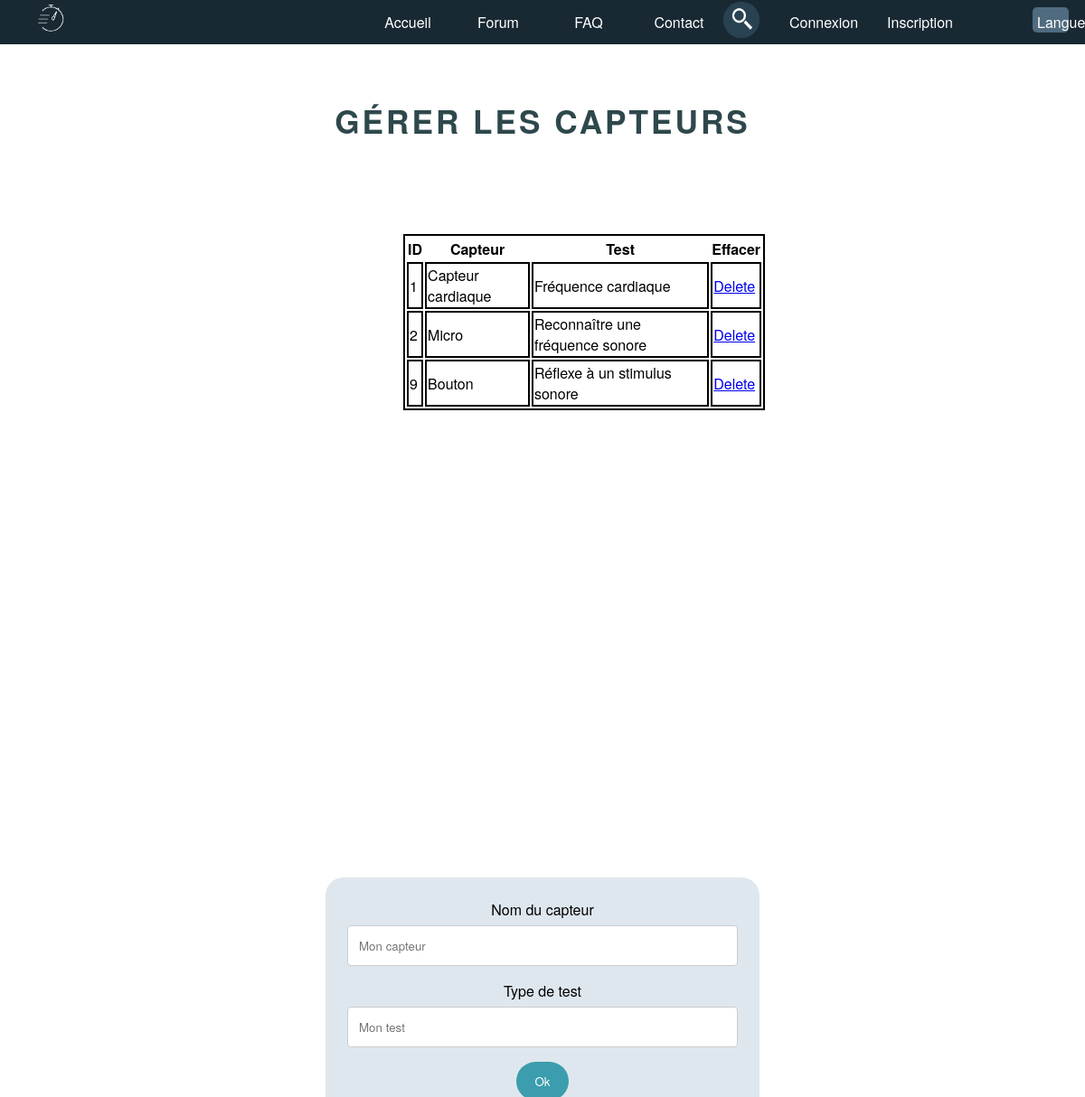
The page /filePHP/capteurs.php on the database its author committed.
### tables this page shows
CREATE TABLE `tests` (
  `idTest` int(11) NOT NULL,
  `capteur` varchar(45) NOT NULL,
  `test` varchar(100) NOT NULL
);

### filePHP/capteurs.php (the view, shortened to what this page needs)
<!DOCTYPE html>
<html >
    <?php include "includes/header.php" ?>
    <div class="capteur"><h1>Gérer les capteurs</h1></div>
    <body>
        <?php include "includes/menubar.php" ?>
        <?php include "includes/searchbar.php" ?>
    	<?php
        echo "<div class='tableauCapteur'>";
$servername = "localhost:3308";
$username = "root";
$password = "";
$dbname = "beyondsight";
$conn = new mysqli($servername, $username, $password, $dbname);
$sql = "SELECT idTest, capteur, test FROM tests";
$result = $conn->query($sql);
if ($result->num_rows > 0) {
    echo "<table><tr><th>ID</th><th>Capteur</th><th>Test</th><th>Effacer</th></tr>";
    while($row = $result->fetch_assoc()) {;
        echo "<tr><td>".$row["idTest"]."</td><td>".$row["capteur"]."</td><td>".$row["test"]."</td><td><a href=\"javascript:deltest(id=".$row["idTest"].")\">Delete</a></tr>";
    }
    echo "</table>";
} else {
    echo "0 results";
}
?>
</div>
                <div class = "formbis">
                    <form method = "post">
                        <label for="lname">Nom du capteur</label>
                        <input class="champ" type="text" name="capteur" id="capteur" placeholder="Mon capteur" required>
                        <label for="lname">Type de test</label>
                        <input class="champ" type="text" name="test" id="test" placeholder="Mon test" required>
                        <input type="submit" name="formsend" id="formsend" value="Ok">
                    </form>
        </div>
</html>

### filePHP/styles.css (style rules this page uses)
html { margin: 0; padding: 0; height: 100%; }
* { font-family: "Helvetica Neue", Arial, sans-serif; }
* { box-sizing: border-box; }
input[type=text], select, textarea { width: 100%; padding: 12px; border: 1px solid #ccc; border-radius: 4px; box-sizing: border-box; margin-top: 6px; margin-bottom: 16px; resize: vertical; }
input[type=submit] { background-color: #3B9DAD; color: white; padding: 12px 20px; border: none; border-radius: 25px; cursor: pointer; }
.tableauCapteur { position: absolute; left: 37%;top: 25%; width: 400px;height: 150px; top:200px; border-radius: 5px; position:relative; display: grid; }
.tableauCapteur table, td { border: 2px solid black; }
.capteur h1 { text-transform: uppercase; text-align: center; font-size: 2em; letter-spacing: 3px; margin:0; position: relative; top: 100px; color: #2e484c; font-family: 'Helvetica Neue', sans-serif; font-size: 2.2em; }
.formbis { position: absolute; left:30%; top: 80%; height: 300px; border-radius: 20px; width: 40%; background-color: #DFE7EE; padding: 2%; justify-content: center; text-align: center; }
.tableauMessage table, td { border: 2px solid black; }

### rows shown on the page
tests: idTest "1", capteur "Capteur cardiaque", test "Fréquence cardiaque"
tests: idTest "2", capteur "Micro", test "Reconnaître une fréquence sonore"
tests: idTest "9", capteur "Bouton", test "Réflexe à un stimulus sonore"

### other values the page prints
$lang['accueil'] "Accueil"
$lang['forum'] "Forum"
$lang['faq'] "FAQ"
$lang['contact'] "Contact"
$lang['connexion'] "Connexion"
$lang['inscription'] "Inscription"
